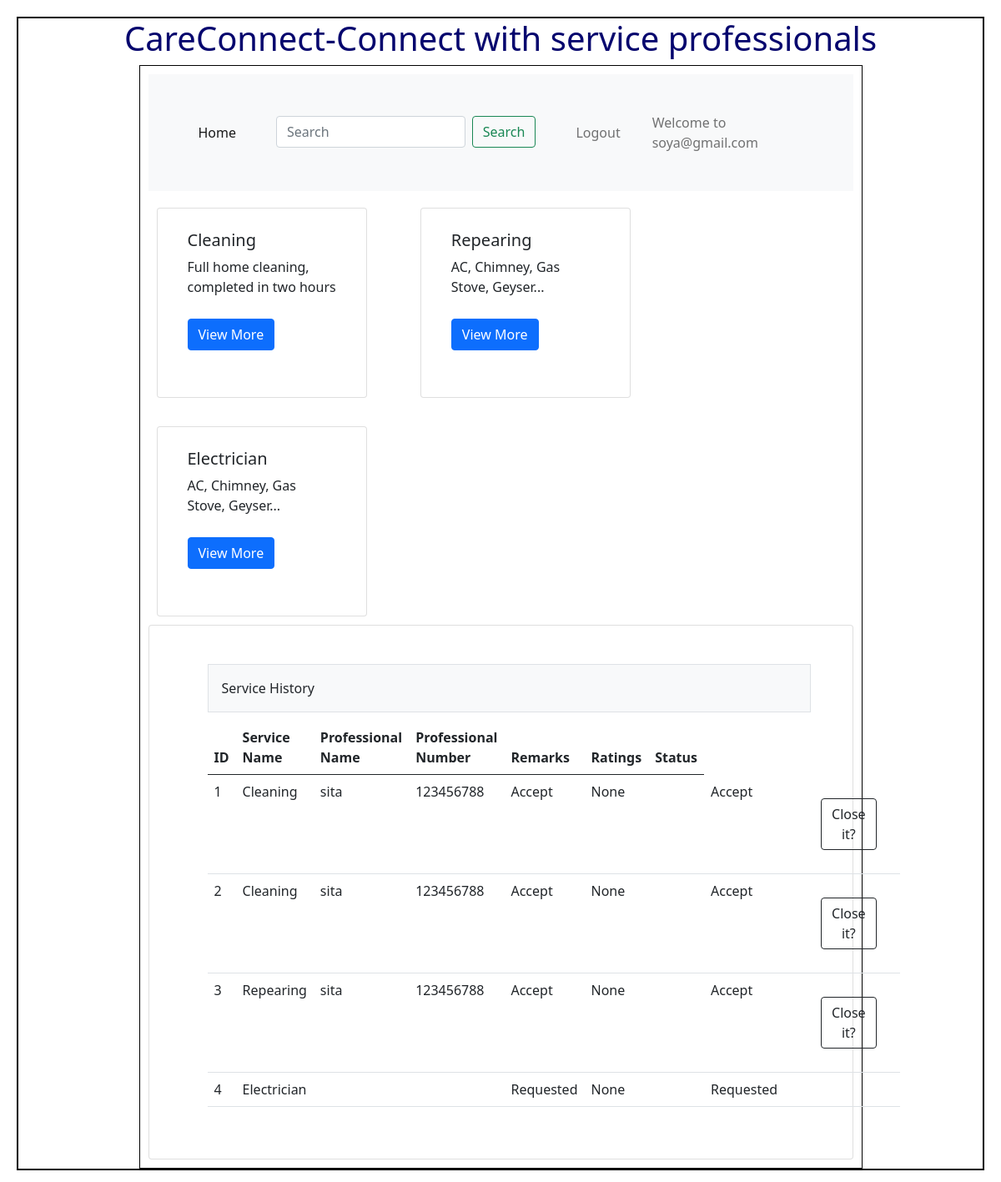
/customer (signed in), run on the app's committed database.
### Backend/models.py (models this page shows)
class Service(db.Model):
    __tablename__="Service"
    id = db.Column(db.Integer, primary_key=True)
    name=db.Column(db.String,nullable=False)
    description=db.Column(db.String,nullable=False)
    baseprice=db.Column(db.Integer,default=0.0)
    subservice=db.Column(db.String,nullable=False)
    location=db.Column(db.String,nullable=False)
    pincode=db.Column(db.String,nullable=False)

class Servicereq(db.Model):
    __tablename__="Servicereq"
    id = db.Column(db.Integer, primary_key=True)
    Professional_id=db.Column(db.Integer, db.ForeignKey("Professional.id"),nullable=True)
    Service_id=db.Column(db.Integer, db.ForeignKey("Service.id"),nullable=False)
    Customer_id=db.Column(db.Integer, db.ForeignKey("Customer.id"),nullable=False)
    status=db.Column(db.String,nullable=False)
    remarks=db.Column(db.String,nullable=True)
    rating=db.Column(db.Integer,default=0)
    service=db.relationship("Service",cascade="all,delete",backref="Servicereqs",lazy=True)
    customer=db.relationship("Customer",cascade="all,delete",backref="Servicereqs",lazy=True)
    professional=db.relationship("Professional",cascade="all,delete",backref="Servicereqs",lazy=True)

class Professional(db.Model):
    __tablename__="Professional"
    id = db.Column(db.Integer, primary_key=True)
    email=db.Column(db.String,unique=True,nullable=False)
    password=db.Column(db.String,nullable=False)
    fullname=db.Column(db.String,nullable=False)
    contact_number=db.Column(db.Integer,nullable=False)
    address=db.Column(db.String,nullable=False)
    pincode=db.Column(db.Integer,nullable=False)
    experience=db.Column(db.String,nullable=False)
    professional_summary=db.Column(db.String,nullable=False)
    service_name=db.Column(db.String,nullable=False)
    status=db.Column(db.String,default="Active")
    p_req=db.Column(db.String,default="Pending")

### Backend/controllers.py (the view)
@app.route("/customer")
def customer_dashboard():
    redirect_response = isUserLoggedIn()
    if redirect_response is None:
        return redirect('/login')
    services=get_services()
    servicereqs=get_servicereq()
    Customer_id=session.get('userid')
    servicereqs = Servicereq.query.filter_by(Customer_id=Customer_id).all()
    return render_template("Customerdashboard.html",name=session.get('username'),services=services,servicereqs=servicereqs)

### Backend/controllers.py (called while the page is built)
def isUserLoggedIn():
    if 'userid' in session:
        if session.get('usertype') == 'admin':
            return redirect(url_for('admin_dashboard'))
        elif session.get('usertype') == 'customer':
            return redirect(url_for('customer_dashboard'))
        elif session.get('usertype') == 'professional':
            return redirect(url_for('professional_dashboard'))
    return None

def get_services():
    services=Service.query.all()
    return services

def get_servicereq():
    servicereqs=Servicereq.query.all()
    print(servicereqs)
    return servicereqs

### Templates/Customerdashboard.html (shortened to what this page needs)
<!DOCTYPE html>
<html>
    <head>
        <link rel="stylesheet" href="/static/styles/main.css">
        <link href="https://cdn.jsdelivr.net/npm/bootstrap@5.0.2/dist/css/bootstrap.min.css" rel="stylesheet">
    </head>
    <body>
        <div class = "my_container">
            <div class = "center"> <h1>CareConnect-Connect with service professionals</h1></div>
                <div class="my_panel">
                    <nav class="navbar navbar-expand-lg navbar-light bg-light">
                    <div class="container-fluid">
                        <div class="collapse navbar-collapse" id="navbarText">
                            <ul class="navbar-nav me-auto mb-2 mb-lg-0">
                                <li class="nav-item">
                                    <a class="nav-link active" aria-current="page" href="/customer">Home</a>
                                <li class="nav-item">
                                    <form class="d-flex" method="POST" action="/searchs">
                                    <input class="form-control me-2" type="search" placeholder="Search" aria-label="Search" name="search_txt" id="search_txt">
                                    <button class="btn btn-outline-success" type="submit">Search</button>
                                </li>
                                <li>
                                    <a class="nav-link" href="/logout">Logout</a>
                                </li>
                            </ul>
                            <span class="navbar-text">
                                Welcome to {{name}}
                            </span>
                        </div>
                    </div>
                    </nav>
                        <div class="row row-cols-1 row-cols-md-3 g-4">
                            {% for service in services %}
                            <div class="col">
                                <div class="card h-100">
                                    <div class="card-body">
                                            <h5 class="card-title">{{service.name}}</h5>
                                            <p class="card-text">{{service.description}}</p>
                                            <a href="{{ url_for('Subservice', id=service.id) }}"class="btn btn-primary">View More</a>
                                    </div>
                                </div>
                            </div>
                            {%endfor%}
                        </div>
                    <div class="card">
                    <div class="card-body">
                        <div class="container px-4">
                            <div class="row gx-5">
                                <div class="col">
                                    <div class="p-3 border bg-light table-responsive">Service History</div>
                                        <table class="table">
                                            <thead>
                                                <tr>
                                                <th scope="col">ID</th>
                                                <th scope="col">Service Name</th>
                                                <th scope="col">Professional Name</th>
                                                <th scope="col">Professional Number</th>
                                                <th scope="col">Remarks</th>
                                                <th scope="col">Ratings</th>
                                                <th scope="col">Status</th>
                                                </tr>
                                            </thead>
                                            <tbody>
                                                {%if servicereqs%}
                                                    {%for servicereq in servicereqs%}
                                                <tr>
                                                    <td>{{ servicereq.id }}</td>
                                                    <td>{{ servicereq.service.name }}</td>
                                                    <td>{{servicereq.professional.fullname}}</td>
                                                    <td>{{ servicereq.professional.contact_number}}</td>
                                                    <td>{{ servicereq.status}}</td>
                                                    <td>{{servicereq.remarks}}</td>
                                                    <td>{{servicereq.ratings}}</td>
                                                    <td>{{ servicereq.status}}</td>
                                                    <td>{{ servicereq.action}}</td>
                                                    <td>
                                                        {%if servicereq.status == "Accept" %}
                                                        <div class="d-grid gap-2 d-md-flex justify-content-md-end">
                                                            <a href="/feedback"type="button" class="btn btn-outline-dark btn-small">Close it?</a>
                                                        </div>
                                                        {%endif%}
                                                    </td>
                                                </tr>
                                                    {%endfor%}
                                                {%else%}
                                                    <h3 class = "center"> No services found</h3>
                                                {%endif%}
                                            </tbody>
                                        </table>
                                </div>
                            </div>
                        </div>
                    </div>
                    </div>
                </div>
        </div>
    </body>
</html>

### Static/Styles/main.css (style rules this page uses)
* { margin: 10px; }
.my_container { border: 2px solid black; }
.my_panel { width: 75%; margin: auto; height: auto; border: 1px solid black; }
.center { text-align: center; margin: auto; color: rgb(5,5,110); }

### data on the page
Service: name "Cleaning", description "Full home cleaning, completed in two hours"
Service: name "Repearing", description "AC, Chimney, Gas Stove, Geyser..."
Service: name "Electrician", description "AC, Chimney, Gas Stove, Geyser..."
Servicereq: id "1", service.name "Cleaning", professional.fullname "sita", professional.contact_number "123456788", status "Accept", remarks "None", shows "Close it?"
Servicereq: id "2", service.name "Cleaning", professional.fullname "sita", professional.contact_number "123456788", status "Accept", remarks "None", shows "Close it?"
Servicereq: id "3", service.name "Repearing", professional.fullname "sita", professional.contact_number "123456788", status "Accept", remarks "None", shows "Close it?"
Servicereq: id "4", service.name "Electrician", status "Requested", remarks "None"

### other printed values
{{ name }} "soya@gmail.com"
